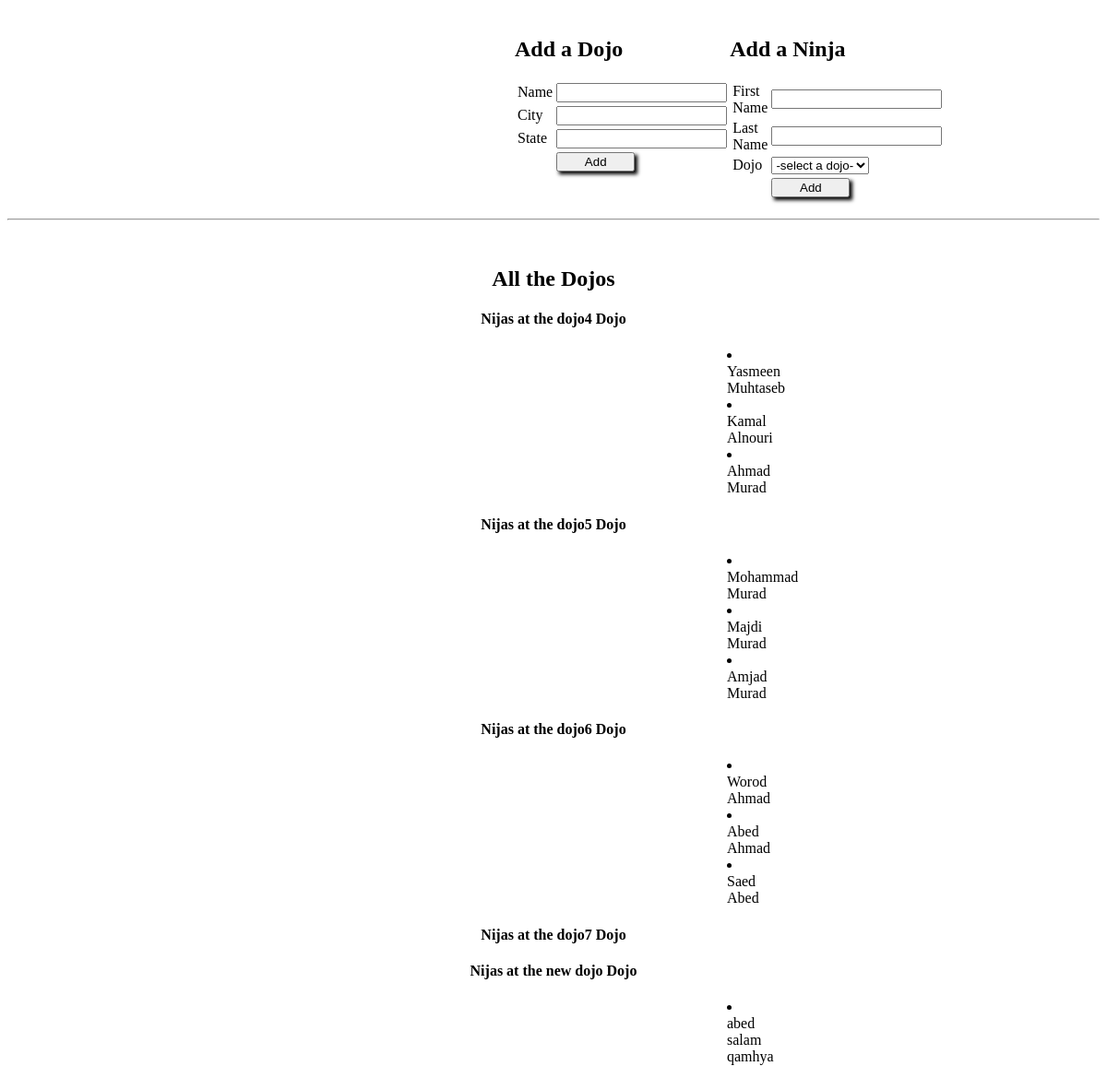
The page / on the database its author committed.
### dojo_ninjas_app/models.py (models this page shows)
class Dojos(models.Model):
    name = models.CharField(max_length=255)
    city = models.CharField(max_length=255)
    state = models.CharField(max_length=2)
    desc = models.TextField(default = "old dojo")   #ADDED WITH DEFAULT VALUE
    created_at = models.DateTimeField(auto_now_add=True)
    updated_at = models.DateTimeField(auto_now=True)

class Ninjas(models.Model):
    first_name = models.CharField(max_length=255)
    last_name = models.CharField(max_length=255)
    dojo = models.ForeignKey(Dojos, related_name="ninjas", on_delete = models.CASCADE)
    created_at = models.DateTimeField(auto_now_add=True)
    updated_at = models.DateTimeField(auto_now=True)

### dojo_ninjas_app/views.py (the view)
# urls.py: path('', views.index),
def index(request):
    context = {
    "dojos": Dojos.objects.all()
    }
    return render(request,"index.html",context)

### dojo_ninjas_app/templates/index.html (shortened to what this page needs)
<!DOCTYPE html>
<html lang="en">
<head>
    {% load static %}
    <link rel="stylesheet" href="{% static 'css/style.css' %}">
</head>
<body>
    <div class="forms">
        <section>
            <h2>Add a Dojo</h2>
            <form method="post" action="add_dojo">
                <table>
                    <tr>
                        <td><label>Name</label></td>
                        <td><input type="text" name="name"></td>
                    </tr>
                    <tr>
                        <td><label>City</label></td>
                        <td><input type="text" name="city"></td>
                    </tr>
                    <tr>
                        <td><label>State</label></td>
                        <td><input type="text" name="state"></td>
                    </tr>
                    <tr>
                        <td></td>
                        <td><input class="btn" type= "submit" value= "Add"></td>
                    </tr>
                </table>
            </form>
        </section>
        <section>
            <h2>Add a Ninja</h2>
            <form method="post" action="add_ninja">
                <table>
                    <tr>
                        <td><label>First Name</label></td>
                        <td><input type="text" name="first_name"></td>
                    </tr>
                    <tr>
                        <td><label>Last Name</label></td>
                        <td><input type="text" name="last_name"></td>
                    </tr>
                    <tr>
                        <td><label>Dojo</label></td>
                        <td><select name="dojos" id="dojo_name">
                            <option disabled selected value="">-select a dojo-</option>
                        </select></td>
                    </tr>
                    <tr>
                        <td></td>
                        <td><input class="btn" type= "submit" value= "Add"></td>
                    </tr>
                </table>
            </form>
        </section>
    </div>
    <hr>
    <div class="result">
        <h2>All the Dojos</h2>
        {%for dojo in dojos%}
            <h4>Nijas at the {{dojo.name}} Dojo </h4>
            <ul>
                {% for ninja in dojo.ninjas.all%}
                    <li>{{ninja.first_name}} {{ninja.last_name}}</li>
                {%endfor%}
            </ul>
        {%endfor%}
    </div>
</body>
</html>

### dojo_ninjas_app/static/css/style.css (style rules this page uses)
.btn { width: 85px; box-shadow: 3px 3px 4px black; }
.forms { display: flex; justify-content: space-between; margin: 20px 550px; }
li { list-style-position: inside; }
.result { margin: 50px 500px; text-align: center; }
.result ul { text-align: left; margin: 0px 240px; }

### rows shown on the page
Dojos: name "dojo4"
Ninjas: first_name "Yasmeen", last_name "Muhtaseb"
Ninjas: first_name "Kamal", last_name "Alnouri"
Ninjas: first_name "Ahmad", last_name "Murad"
Dojos: name "dojo5"
Ninjas: first_name "Mohammad", last_name "Murad"
Ninjas: first_name "Majdi", last_name "Murad"
Ninjas: first_name "Amjad", last_name "Murad"
Dojos: name "dojo6"
Ninjas: first_name "Worod", last_name "Ahmad"
Ninjas: first_name "Abed", last_name "Ahmad"
Ninjas: first_name "Saed", last_name "Abed"
Dojos: name "dojo7"
Dojos: name "new dojo"
Ninjas: first_name "abed salam", last_name "qamhya"
